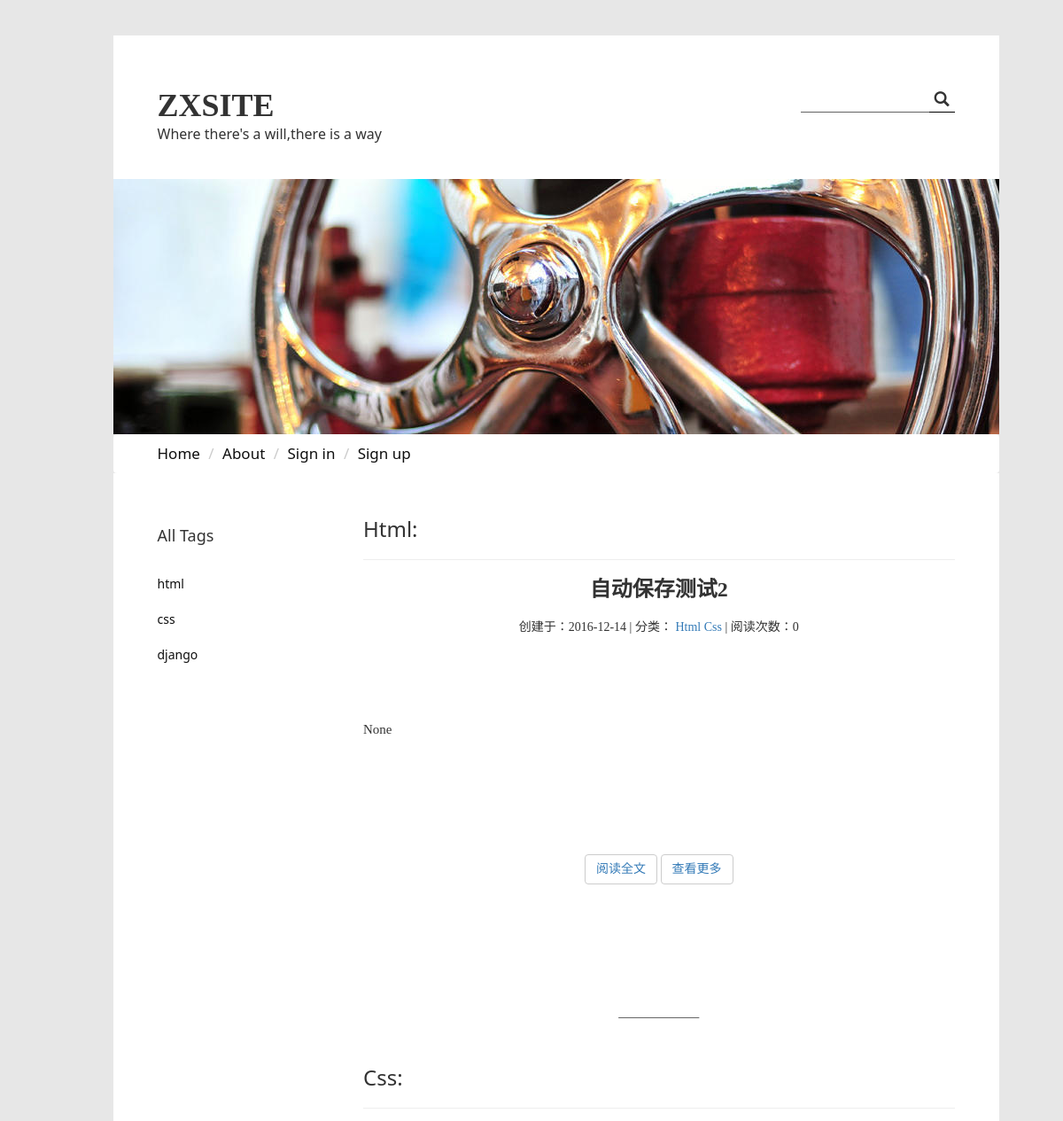
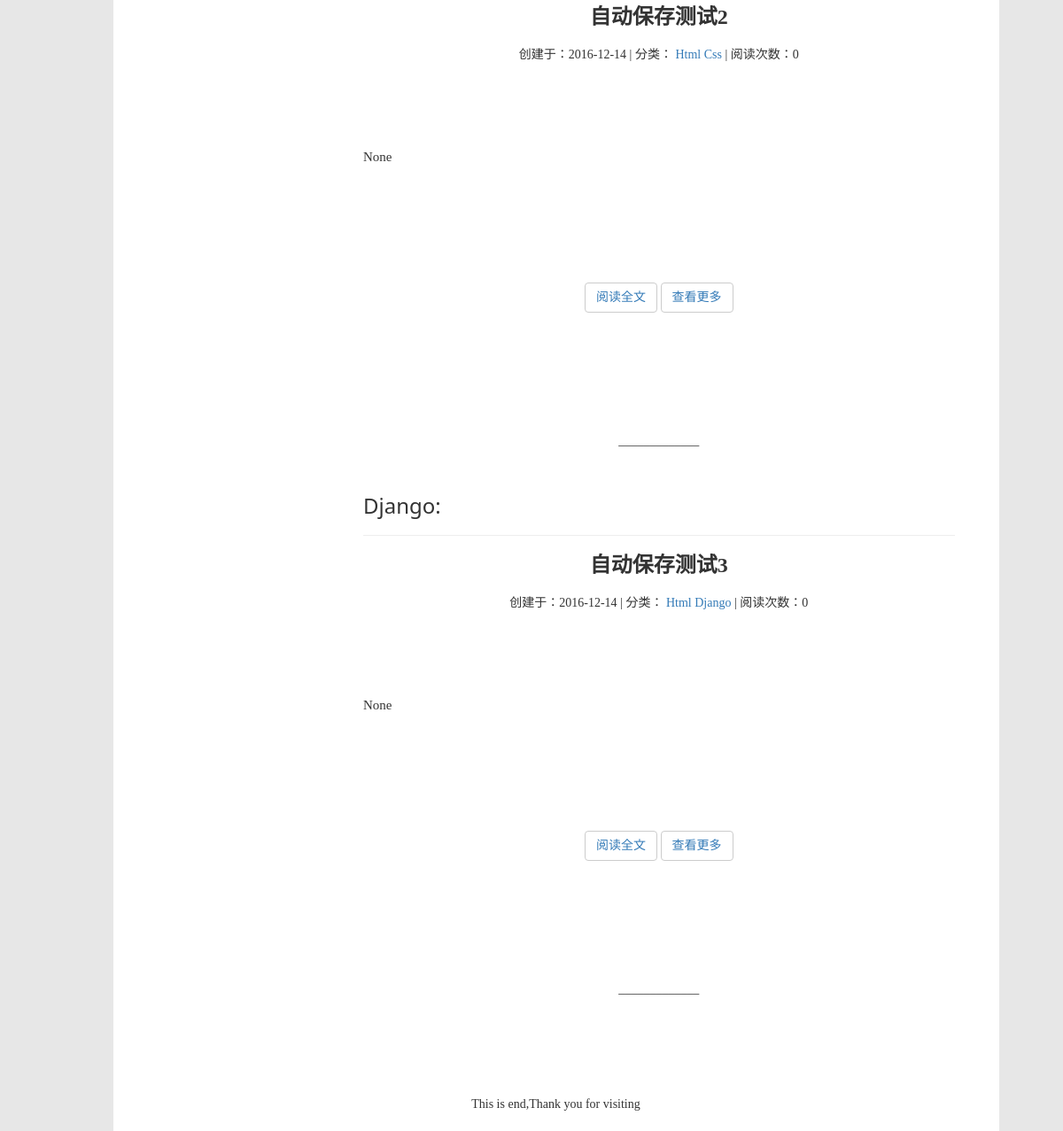
Page /indexbytag/ on the earlier database version (2 pictures, top to bottom).
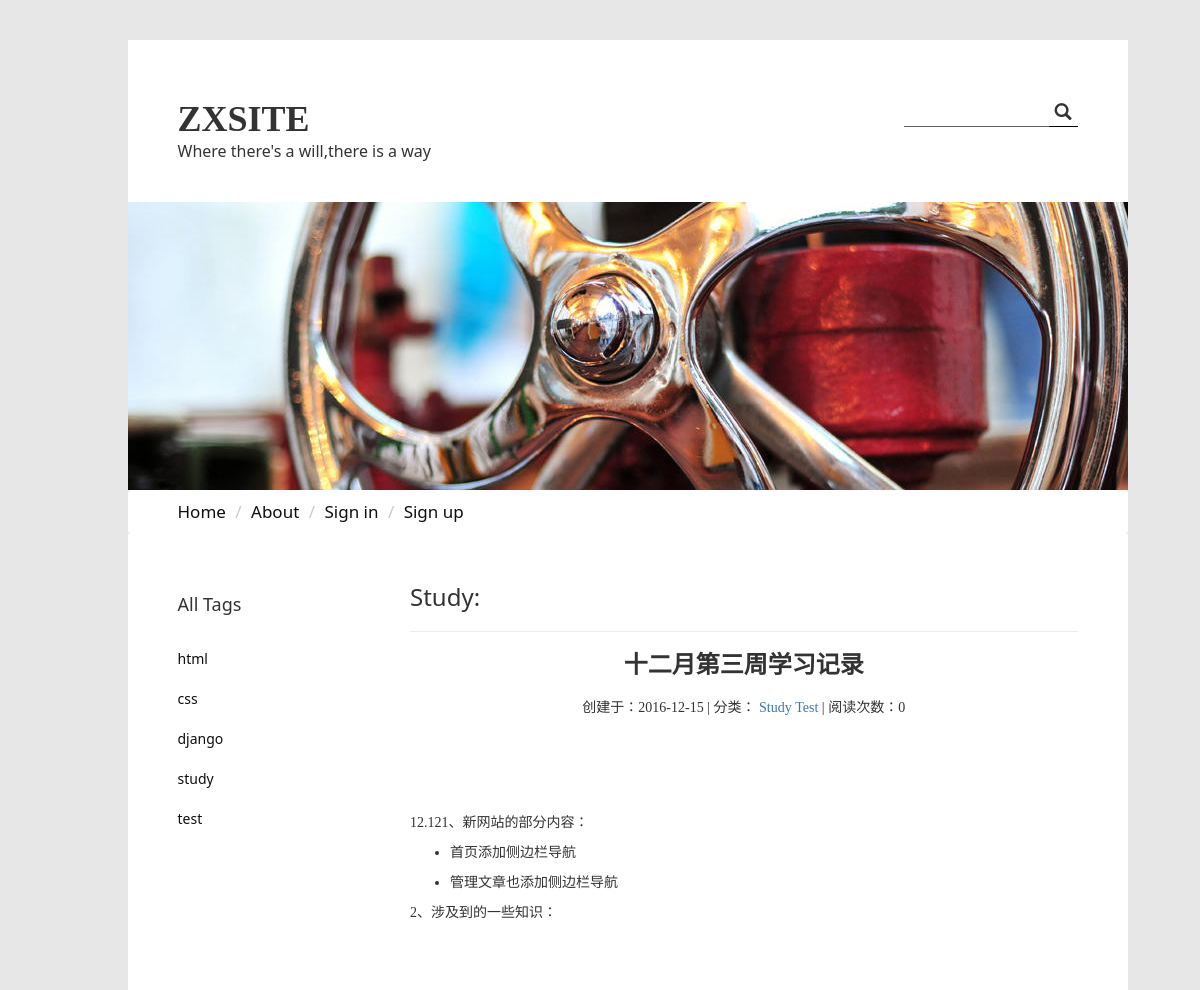
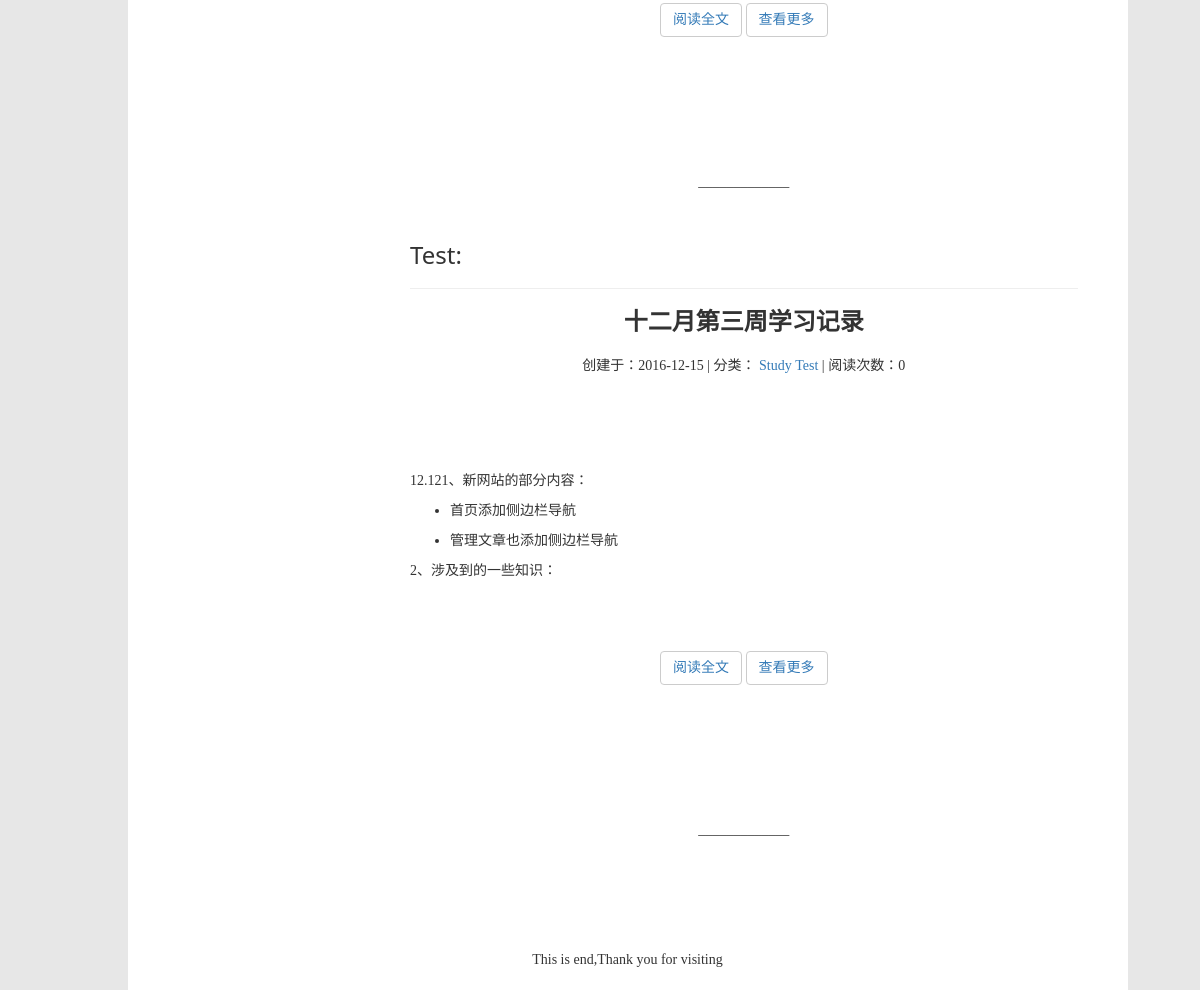
Same page on the later database version (2 pictures, top to bottom).
### zxsite/models.py (models this page shows, shortened)
class Tag(models.Model):
    name = models.CharField(verbose_name='标签名',max_length=20)
    TAG_STATUS = (
        ('L','LIVE'),
        ('D','DEAD')
    )
    status = models.CharField(max_length=5,choices=TAG_STATUS)
    created_time = models.DateTimeField('创建时间', auto_now_add=True)
    related_articles = models.PositiveIntegerField('相关文章数')
    def __str__(self):
        return self.name
    class meta:
        ordering = ['-related_articles']

class Article(models.Model):
    author = models.ForeignKey('Bloger', verbose_name='作者')
    tags = models.ManyToManyField('Tag', verbose_name='标签')
    title = models.CharField('标题', max_length=50)
    content = models.TextField('正文')
    abstract = models.TextField('摘要',null=True,blank=True)
    ARTICLE_STATUS = (
        ('P', 'PUBLIC'),
        ('E', 'EDITING'),
        ('D', 'DELETED'),
        ('C', 'DELETE-COMPELETLY')
    )
    status = models.CharField('文章状态', max_length=1, choices=ARTICLE_STATUS)
    created_time = models.DateTimeField('创建时间', auto_now_add=True)
    lasted_modified_time = models.DateTimeField('最新修改时间', auto_now=True)
    views = models.PositiveIntegerField('浏览数', default=0)
    likes = models.PositiveIntegerField('点赞数', default=0)
    topped = models.BooleanField('是否置顶', default=False)
    class meta:
        ordering = ['-lasted_modified_time']

### zxsite/views.py (the view)
# urls.py: url(r'^indexbytag/$',views.indexbytag,name='indexbutag'),
def indexbytag(request):
    tags = Tag.objects.all().order_by('created_time')
    content = {
        'tags':tags
    }
    return render(request,'zxsite/indexbytag.html',content)

### zxsite/templates/zxsite/indexbytag.html
{% extends 'zxsite/subbase1.html' %}
{% block indexbytag %}
    {% load static %}
    <link rel="stylesheet" href="{% static 'zxsite/css/simple-sidebar.css' %}">
    <div class="row">
        <div class="col-md-3">
            <ul class="sidebar-nav" style="margin-left: -20px;margin-top: 10px">
                <li class="sidebar-brand">
                    All Tags
                </li>
                {% for tag in tags %}
                    <li><a href="/tags/{{ tag.id }}">{{ tag.name }}</a></li>
                {% endfor %}
            </ul>
        </div>
        <div class="col-md-9">
            {% for tag in tags %}
                {% if tag.article_set.count > 0 %}
                    <h3 class="text-capitalize">{{ tag.name }}:</h3>
                    <hr>
                    <div style="" class="self-atc-div">
                    <h3 style="">{{ tag.article_set.all.0.title }}</h3>
                    <div style="">
                        <p style="">创建于：{{ tag.article_set.all.0.created_time|date:'Y-m-d' }}</p>
                        |
                        分类：
                        {% for tag in tag.article_set.all.0.tags.all %}
                        <p class="text-capitalize"><a href="">{{ tag }}</a></p>
                        {% endfor %}
                        |
                        <p>阅读次数：{{tag.article_set.all.0.views }}</p>
                    </div>
                    <p class="text-justify self-atc-div-p">{{ tag.article_set.all.0.abstract | safe }}</p>
                    <div class="center-block" >
                        <button class="btn btn-default" >
                        <a href="/article/{{ article.id }}">阅读全文</a>
                        </button>
                        <button class="btn btn-default">
                            <a href="/tags/{{ tag.id }}">查看更多</a>
                        </button>
                    </div>
                    <footer>_____________</footer>
                </div>
                {% endif %}
            {% endfor %}
        </div>
    </div>
{% endblock %}

Differences in the rows shown:
no longer on one of the page's lists (row unchanged): Tag: name "Html", article_set.all.0 "自动保存测试2", article_set.all.0.created_time "2016-12-14", article_set.all.0.views "0", article_set.all.0.abstract "None"
no longer on one of the page's lists (row unchanged): Tag: name "Css", article_set.all.0 "自动保存测试2", article_set.all.0.created_time "2016-12-14", article_set.all.0.views "0", article_set.all.0.abstract "None"
no longer on one of the page's lists (row unchanged): Tag: name "Django", article_set.all.0 "自动保存测试3", article_set.all.0.created_time "2016-12-14", article_set.all.0.views "0", article_set.all.0.abstract "None"
added Tag: name "study", name "Study", article_set.all.0 "十二月第三周学习记录", article_set.all.0.created_time "2016-12-15", article_set.all.0.views "0", article_set.all.0.abstract "12.121、新网站的部分内容： 首页添加侧边栏导航 管理文章也添加侧边栏导航 2、涉及到的一些知识："
added Tag: name "test", name "Test", article_set.all.0 "十二月第三周学习记录", article_set.all.0.created_time "2016-12-15", article_set.all.0.views "0", article_set.all.0.abstract "12.121、新网站的部分内容： 首页添加侧边栏导航 管理文章也添加侧边栏导航 2、涉及到的一些知识："
